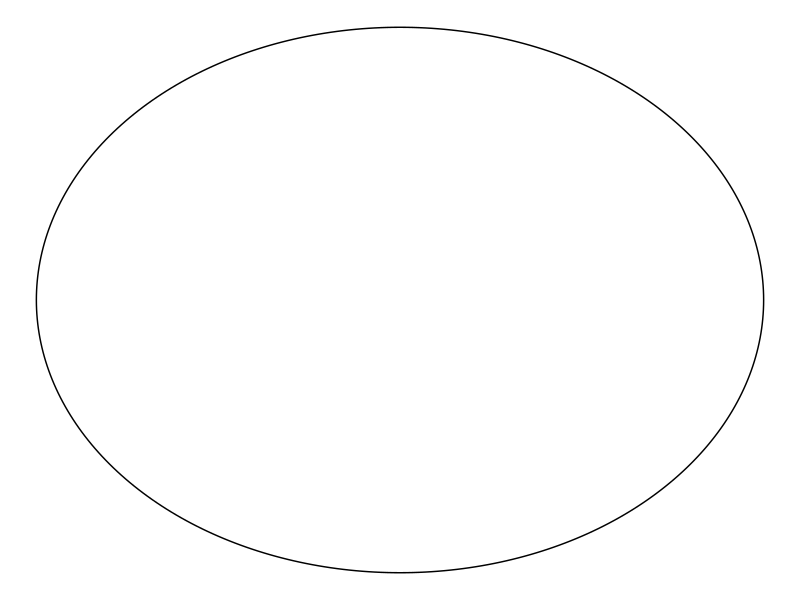
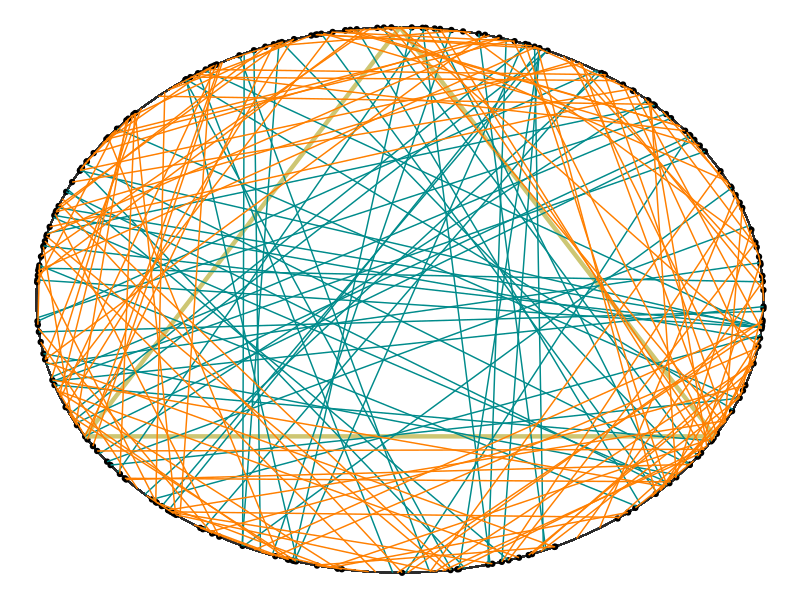
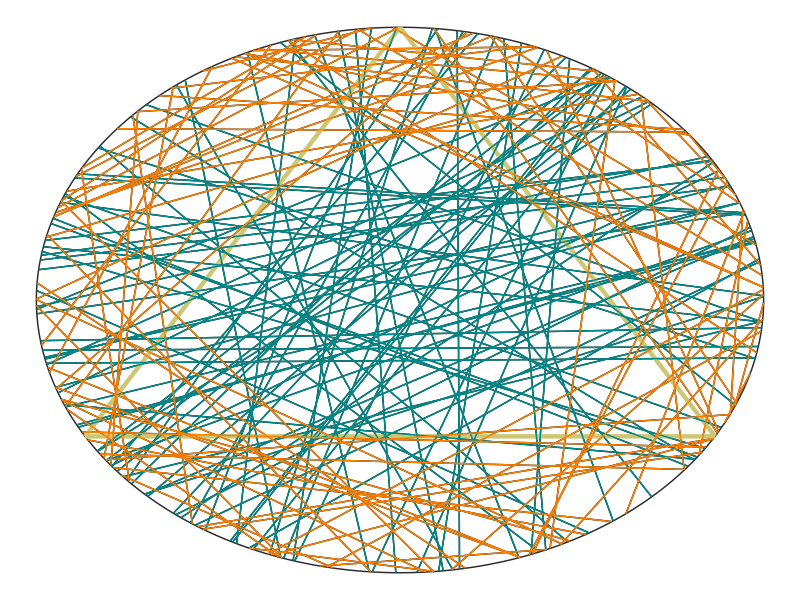
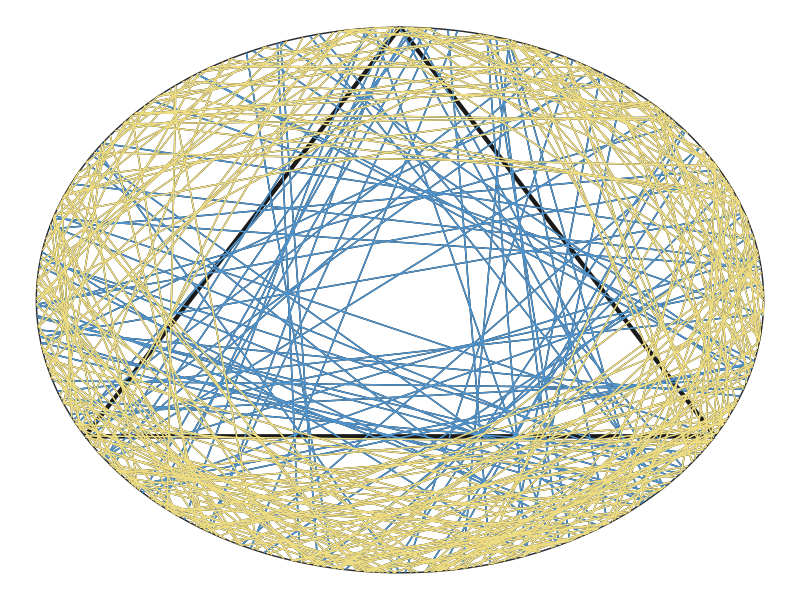
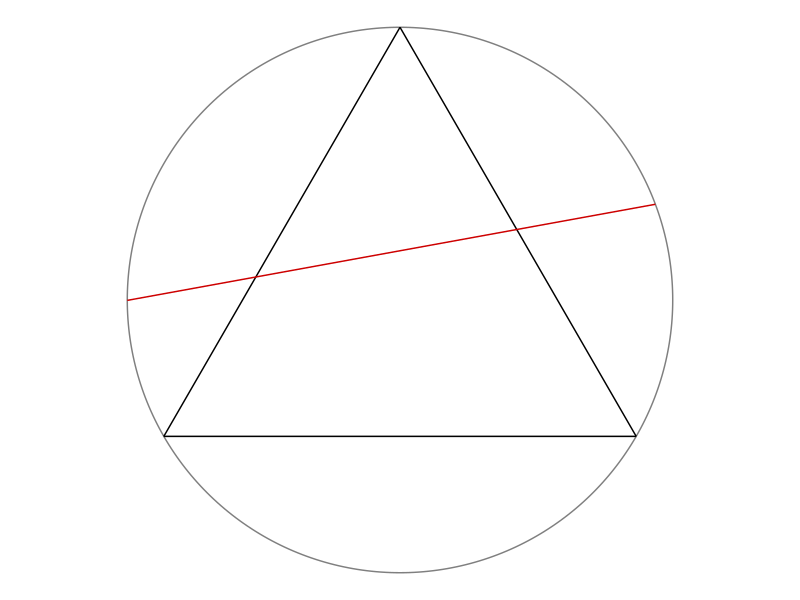

Source code (R) for these figures, in order:
# Instruction to students: You may clear the code in this file and replace it
# with your own.

library(tidyverse)
library(ggforce)
library(ggplot2)
library(dplyr)
theme_set(theme_void())

# Draw a random chord in a unit circle centred at origin -----------------------

# Coordinates of equilateral triangle
eqtri_df <- tibble(
  x    = c(0, sqrt(3) / 2, -sqrt(3) / 2),
  y    = c(1, -0.5, -0.5),
  xend = c(sqrt(3) / 2, -sqrt(3) / 2, 0),
  yend = c(-0.5, -0.5, 1)
)

# Coordinates of random chord
rdmchr_df <- tibble(
  x    = 0.93636368,
  y    = 0.35103142,
  xend = -0.9999991,
  yend = -0.001326758
)

# Plot
p <- ggplot() +
  ggforce::geom_circle(aes(x0 = 0, y0 = 0, r = 1), col = "gray50") +
  geom_segment(data = eqtri_df, aes(x = x, y = y, xend = xend, yend = yend)) +
  geom_segment(data = rdmchr_df, aes(x = x, y = y, xend = xend, yend = yend),
               col = "red3") +
  coord_equal()

ggsave(p, file = "plot.png", height = 5, width = 7)

# Plot a circle
library(ggplot2)
library(ggforce)

data_circle <- data.frame(x0 = 0,
                          y0 = 0,
                          r = 1)

ggplot(data = data_circle, aes(x = x0, y = y0)) + 
  geom_circle(data = data_circle, aes(x0 = x0, y0 = y0, r=r))


# METHOD A (Random Endpoints) --------------------------------------------------
n <- 200 # number of chords - can be changed

theta_A1 <- runif(n, 0, 2*pi)
theta_A2 <- runif(n, 0, 2*pi)
endpoint <- tibble(
  x1 = cos(theta_A1),
  y1 = sin(theta_A1),
  x2 = cos(theta_A2),
  y2 = sin(theta_A2))

eqtri_df <- tibble(
  x    = c(0, sqrt(3) / 2, -sqrt(3) / 2),
  y    = c(1, -0.5, -0.5),
  xend = c(sqrt(3) / 2, -sqrt(3) / 2, 0),
  yend = c(-0.5, -0.5, 1))

circle <- mutate(.data = endpoint, l = sqrt((x2 - x1)^2 + (y2 - y1)^2)) # add new column l

eqtri_df_new <- mutate(.data = eqtri_df, s = sqrt((xend - x)^2 + (yend - y)^2)) # add new column s

final_eqtri_df_new <- slice(.data = eqtri_df_new, 1) # only need 1 row as reference

s <- final_eqtri_df_new$s

final_table <- bind_cols(circle, s)
colnames(final_table)[6]  <- "s"

compare <- select(.data = final_table, l, s)
longer <- filter(.data = final_table, l > s)
shorter <- filter(.data = final_table, l < s)
print(longer)
chords_longer <- print(nrow(longer))

ggplot(data = endpoint, aes(x = x1, y = y1)) +
  ggforce::geom_circle(aes(x0 = 0, y0 = 0, r = 1), col = "gray17") +
  geom_point() + 
  geom_segment(data = eqtri_df, aes(x = x, y = y, xend = xend, yend = yend), col = "khaki3", lwd = 1.5) +
  geom_segment(data = longer , aes(x = x1, y = y1, xend = x2, yend = y2), col = "darkcyan") + 
  geom_segment(data = shorter , aes(x = x1, y = y1, xend = x2, yend = y2), col = "darkorange1") 

# Using Principle of Indifference
prob = chords_longer/n
print(prob)


# METHOD B (Random Radial Points) ----------------------------------------------
n <- 150 # number of chords - can be changed
r <- 1

theta_B <- runif(n, 0, 2*pi) # runif to randomise angles
P <- runif(n,0,r) # runif to randomise radius
Q <- sqrt(r^2-P^2) 

# coordinates of random radial points
endpoint <- tibble(
  x1 = P*cos(theta_B)+ Q*sin(theta_B),
  y1 = P*sin(theta_B)- Q*cos(theta_B),
  x2 = P*cos(theta_B)- Q*sin(theta_B),
  y2 = P*sin(theta_B)+ Q*cos(theta_B))

# coordinates of equilateral triangle
eqtri_df <- tibble(
  x    = c(0, sqrt(3) / 2, -sqrt(3) / 2),
  y    = c(1, -0.5, -0.5),
  xend = c(sqrt(3) / 2, -sqrt(3) / 2, 0),
  yend = c(-0.5, -0.5, 1))

# new data for any random chord l and size s of triangle's lengths
endpoint_new <- mutate(.data = endpoint, l = sqrt((x2-x1)^2+(y2-y1)^2))
eqtri_df_new <- mutate(.data = eqtri_df, s = sqrt((xend-x)^2+(yend-y)^2))


final_eqtri_df_new <- slice(.data = eqtri_df_new, 1) # only need 1 row as reference

s <- final_eqtri_df_new$s # rename as s

final_table <- bind_cols(endpoint_new, s)
colnames(final_table)[6]  <- "s"

# Comparing lengths l and s
compare <- select(.data = final_table, l, s)
longer <- filter(.data = final_table, l > s)
shorter <- filter(.data = final_table, l < s)
print(longer) # only printing chords longer than side s of equilateral triangle
chords_longer <- print(nrow(longer))

# Plot triangle and chords
ggplot() +
  ggforce::geom_circle(aes(x0 = 0, y0 = 0, r = 1), col = "gray17") +
  geom_segment(data = endpoint, aes(x = x1, y = y1,xend = x2, yend = y2)) + 
  geom_segment(data = eqtri_df, aes(x = x, y = y, xend = xend, yend = yend), col = "khaki3", lwd = 1.5) +
  geom_segment(data = longer , aes(x = x1, y = y1, xend = x2, yend = y2), col = "darkcyan") + 
  geom_segment(data = shorter , aes(x = x1, y = y1, xend = x2, yend = y2), col = "darkorange1") 

# Using Principle of Indifference to calculate probability
prob = chords_longer/n
print(prob)

# METHOD C (Random Midpoints) --------------------------------------------------
n <- 300 # number of chords - can be changed
r <- 1

theta_C <- runif(n, 0, 2*pi) # randomise angles
V <- runif(n, 0, 1) 
V1 <- sqrt(V)
U <- sqrt(r^2 - V1^2)

end_point <- tibble(
  x1 = V1*cos(theta_C) + U*sin(theta_C),
  y1 = V1*sin(theta_C) - U*cos(theta_C),
  x2 = V1*cos(theta_C) - U*sin(theta_C),
  y2 = V1*sin(theta_C) + U*cos(theta_C))

eqtri_df <- tibble(
  x    = c(0, sqrt(3) / 2, -sqrt(3) / 2),
  y    = c(1, -0.5, -0.5),
  xend = c(sqrt(3) / 2, -sqrt(3) / 2, 0),
  yend = c(-0.5, -0.5, 1))

end_point_new <- mutate(.data = end_point, l = sqrt((x2 - x1)^2 + (y2 - y1)^2))
eqtri_df_new <- mutate(.data = eqtri_df, s = sqrt((xend - x)^2 + (yend - y)^2))

final_eqtri_df_new <- slice(.data = eqtri_df_new, 1) # only need 1 row as reference

s <- final_eqtri_df_new$s

final_table <- bind_cols(end_point_new, s)
colnames(final_table)[6]  <- "s"

compare <- select(.data = final_table, l, s)
longer <- filter(.data = final_table, l > s)
shorter <- filter(.data = final_table, l < s)
print(longer)
chords_longer <- print(nrow(longer))

# Plot 
ggplot() +
  ggforce::geom_circle(aes(x0 = 0, y0 = 0, r = 1), col = "gray17") +
  geom_segment(data = end_point, aes(x = x1, y = y1, xend = x2, yend = y2)) +
  geom_segment(data = eqtri_df, aes(x = x, y = y, xend = xend, yend = yend), col = "grey10", lwd = 1.5) +
  geom_segment(data = longer , aes(x = x1, y = y1, xend = x2, yend = y2), col = "steelblue3") + 
  geom_segment(data = shorter , aes(x = x1, y = y1, xend = x2, yend = y2), col = "lightgoldenrod") 

# Calculate probability 
prob = chords_longer/n
print(prob)





